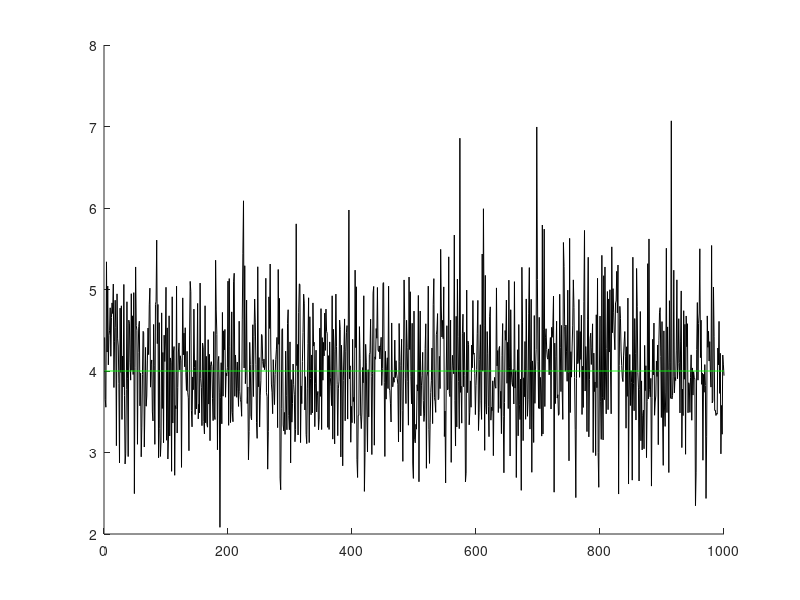
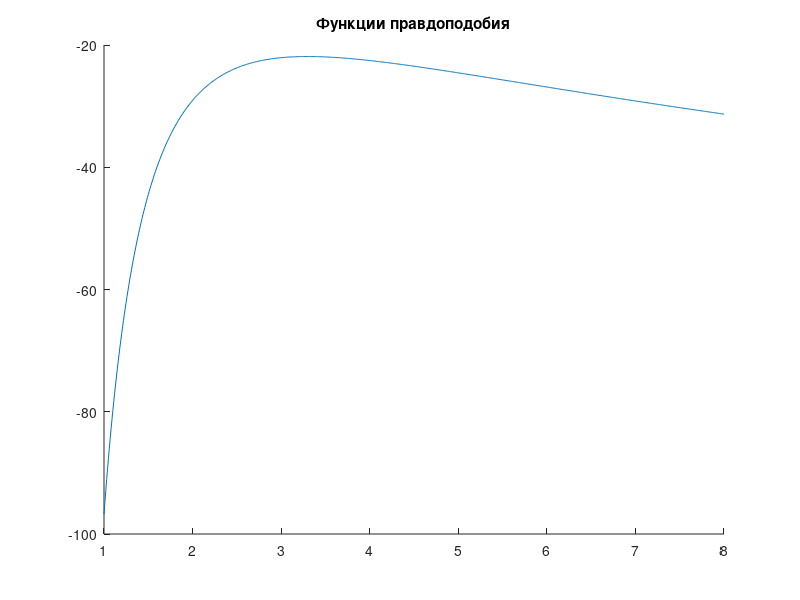

The MATLAB script that drew these images, in order: (Note: this script raises an error after producing the figures.)
clear
clc
%-----1----—
N=10000;
SIGMA=4;
X = random('Rayleigh',SIGMA,N,1);
%-----2---—
%-----2.1--— метод моментов
M=1000;
NN=10;
for i=1:M
xx1=random('Rayleigh',SIGMA,NN,1);
sigmas(i)=SIGMA; %точное значение параметра
sigma(i)= mean(xx1)/(sqrt(pi/2));
x_1(i)=i;
end
figure(1);
hold all;
plot(sigma,'black');
plot(x_1,sigmas,'green');
%----2.2--— метод максимального правдоподобия
X1_test = random('Rayleigh',SIGMA,N,1);
Y = [1:0.01:8]; 
Y_size = size(Y); 
for i=1:Y_size(2) 
 l1(i) = 0; 
end 
for i=1:Y_size(2) 
 for j=1:NN 
 d1(j) = log(X1_test(j)/Y(i)^2)+(-X1_test(j)^2)/(2*Y(i)^2); 
 l1(i) = l1(i)+d1(j); 
 end 
end 
figure(2);
hold on;
title("Функции правдоподобия"); 
plot(Y,l1); 
%Находим положение максимума этой функции
max_y1 = max(l1); 
max_x1 = -1; 
for i=1:Y_size(2) 
 if(l1(i) == max_y1)
     max_x1 = Y(i);
 end 
end 
%----2.3--—
sum_ocenka_mu=sum(mu)/NN;
smesh_ocenka=sum_ocenka_mu-MU;
disp=sum((mu-sum_ocenka_mu).^2)/NN;
rass=sum((mu-MU).^2)/NN;
%----3---—
figure(4);
hold all;
N1=10000;
X_max=max(X);
X_min=min(X);
r=floor(log2(N1))+1;%r- количество столбцов
h=(X_max-X_min)/r;%ширина каждого столбика
%массив границ
for i=1:(r+1)
z(i)=X_min+(i-1)*h;% массив из границ интервалов
end
%массив серединок
z1=z+h/2;%середины интервалов полученные из границ интервалов
z2=z1(1:r);%чтобы не попасть в "пустоту"
U=hist(X,z2);%U - массив частот для каждого интервала, середины которых в z2
bar(z2,U/(h*N1),1);% гистограмма относительных частот
%плотность вероятности
h1=(X_max-X_min)/N1;
for i=1:N1 %цикл от1 до N
xx(i)=X_min+(i-1)*h1;% массив из N точек от мин до макс
end
for i=1:N1
muu=mean(X);
end
summu=sum(muu);
title('Гистограмма и плотность вероятности')
f=pdf('Normal',xx,MU,SIGMA);
f1=pdf('Normal',xx,summu,SIGMA);
hold on
plot(xx,f,'red');
plot(xx,f1,'green')
%----4---—
figure(5);
hold all;
F_teor = cdf ('Normal',xx,MU,SIGMA);
F_teor_1=cdf('Normal',xx,summu,SIGMA);
plot(xx,F_teor,'green');
plot(xx,F_teor_1,'blue');
ecdf(X);% "Эмпирическая по негруппированным